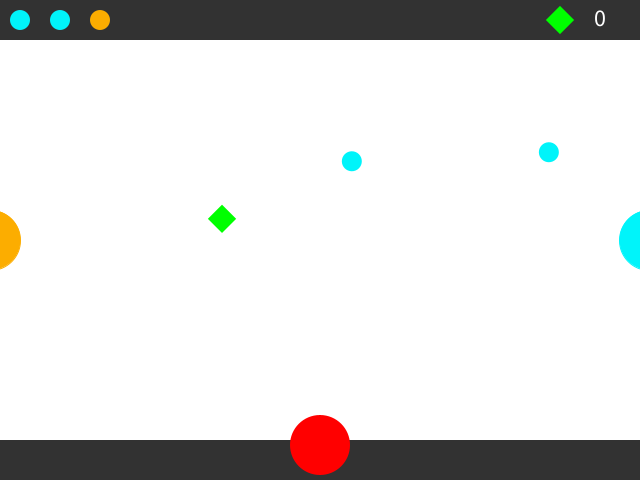
Frame 1 (no input)
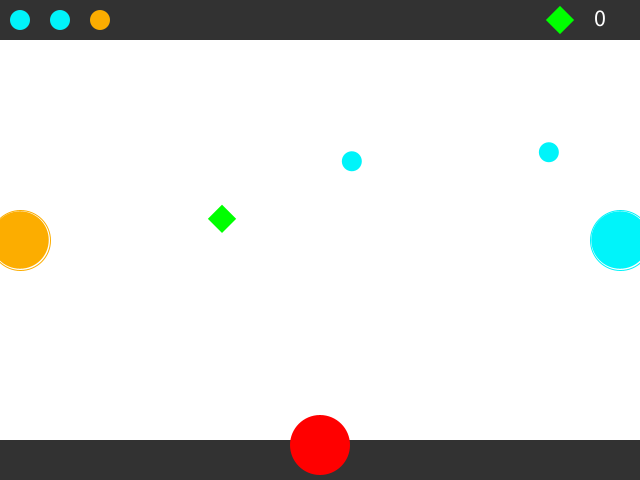
Frame 60 (the mouse pressed at the canvas centre just before this capture)
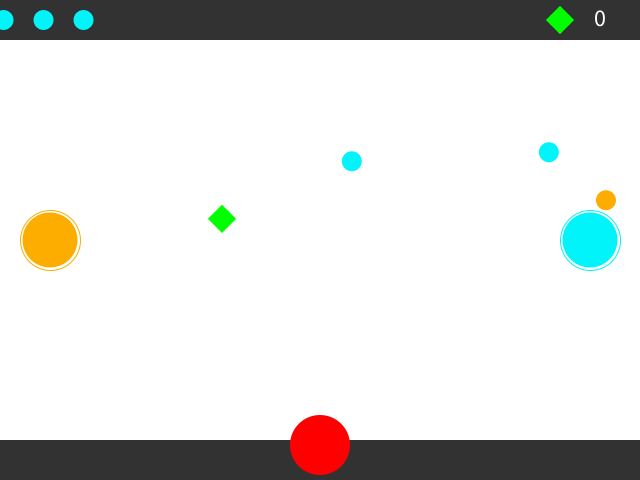
Frame 120 (the mouse held since frame 60 and released just before this capture)

The Processing sketch that drew these frames (run headless with seeded random() and noise(); from frame 60 on, the mouse is pressed at the canvas centre):

// Processing sketch: processing_121168
// ── processing_121168.pde

// land before they run out of fuel
ArrayList<Unit> units = new ArrayList<Unit>();
ArrayList<PVector> supply = new ArrayList<PVector>();
PVector mpos = new PVector();
boolean flag = false;
PVector star;
int score = 0;
float time = 0;
boolean pressed = false;
int ttype = 2;
int nexttype = 0;
int nexttype1 = 1;
int nexttype2 = 1;
color c1 = color(#00F4FA);
float into = 0.0;

// init
void setup() {
  size(640,480);
  smooth();
  c1 = color(#00F4FA);
  for(int i = 0; i < 2; i++) {
    Unit u = new Unit();
    u.pos = new PVector(-10, height/2);
    u.vel = new PVector(0.5,0);
    if(i==1) {u.pos.x = width+10.0; u.vel.x = -0.5;}
    u.type = i;
    units.add(u);
  }
  for(int i = 0; i < 4; i ++) {
    int t = 0;
    if(random(1) < 0.5) t = 1;
    PVector s = new PVector(random(width), random(height),t);
    supply.add(s);
  }
  star = new PVector(random(width), random(height));
  time = millis();
  
}


// update
void draw() {
  mpos = new PVector(mouseX, mouseY);
  background(255);
  if(units.size() == 1) units = new ArrayList<Unit>();
  // add fuel
  if(millis() - time > 3000) {
    PVector s = new PVector(random(width), random(50,height-50),nexttype);
    boolean uhoh = false;
    do {
      uhoh = false;
      s = new PVector(random(width), random(50,height-50),nexttype);
      for(PVector q : supply) {
        if(s.dist(q) < 40) {uhoh = true; break;}
      }
    } while(uhoh);
    nexttype = nexttype1;
    nexttype1 = nexttype2;
    nexttype2 = 0;
    if(random(1) < 0.5) nexttype2 = 1;
    supply.add(s);
    time = millis();
    into = 40.0;
  }
  
  // update missiles
  for(int i = units.size()-1; i >= 0; i--) {
    Unit u = units.get(i);
    u.update();
    u.draw();
    for(int j = supply.size() - 1; j >= 0; j--) {
      PVector s = supply.get(j);
      if(s.dist(u.pos) < u.r + 10) {
        if(u.type == int(s.z)) {
          u.fuel += 30.0;
        } else {
          u.fuel -= 20.0;
          u.hitv = 255.0;
        }
        supply.remove(j);
      }
      if(ttype == u.type || ttype == 2) {
        if(u.pos.dist(star) < u.rr+20) {
          star = new PVector(random(width), random(50,height-50));
          u.gotv = 255.0;
          ttype = 2;
          if(random(1) < 0.0) {
            ttype = 0;
            if(random(1) < 0.5) ttype = 1;
          }
          score++;
        }
      }
    }
    // collision
//    for(int j = units.size()-1; j > i; j--) {
//      if(i!=j) {
//        Unit o = units.get(j);
//        if(o.pos.dist(u.pos) < o.rr + u.rr && !o.pos.equals(u.pos) && o.init && u.init) {
//          units.remove(j);
//          units.remove(i);
//          break;
//        }
//      }
//    }
  }
  for(int i = units.size()-1; i >= 0; i--) {
    Unit u = units.get(i);
    if(u.fuel <= 0) units.remove(i);
  }
  for(int i = supply.size() - 1; i >= 0; i--) {
    PVector s = supply.get(i);
    ellipseMode(CENTER);
    fill(#FCAD00);
    if(s.z == 1.0) fill(c1);
    stroke(0); noStroke();
    ellipse(s.x, s.y, 20,20);
  }
  
  
  pushMatrix();
  translate(star.x,star.y);
  rotate(PI/4);
  rectMode(CENTER);
  fill(0,255,0);
  if(ttype == 0) fill(#FCAD00);
  if(ttype == 1) fill(c1); 
  rect(0,0,20,20);
  popMatrix();
  // border
  fill(50); noStroke();
  rectMode(CORNER);
  rect(0,height-40,width,40);
  // equals button
  fill(255,0,0);
  noStroke();
  if(mpos.dist(new PVector(width/2, height - 50)) < 30) {
//    fill(155,0,0);
    stroke(50);
    strokeWeight(2.0);
    // equals
    if(mousePressed && !pressed) {
      float totalfuel = 0.0;
      fill(100,0,0);
      for(Unit u : units) {
        totalfuel+=u.fuel;
      }
      totalfuel /= 2;
      totalfuel *= 0.95;
      for(Unit u : units) {
        u.fuel = totalfuel;
      }
      pressed = true;
    }
  }
  ellipse(width/2, height-35,60,60);
  if(!mousePressed) pressed = false;
  
  textAlign(CENTER,CENTER);
  textSize(36);
  fill(0);
  
//  text("=",width/2, height-60);
  
  // timer
//  float percent = (millis()-time) / 5000.0;
//  rectMode(CENTER);
//  noStroke();
//  fill(#FCAD00);
//  if(nexttype == 1) fill(c1);
//  rect(width/2, 20, 100*(1.0-percent), 10);
//  noFill();
//  stroke(0);
//  rect(width/2, 20, 100, 10);


  fill(50); noStroke();
  rectMode(CORNER);
  rect(0,0,width,40);
  noStroke();
  into -= 0.5;
  if(into<0.0) into = 0.0;
  fill(#FCAD00);
  if(nexttype2 == 1) fill(c1);
  ellipse(20-into,20,20,20);
  fill(#FCAD00);
  if(nexttype1 == 1) fill(c1);
  ellipse(60-into,20,20,20);
  fill(#FCAD00);
  if(nexttype == 1) fill(c1);
  ellipse(100-into,20,20,20);
  
  
  pushMatrix();
  translate(width-80,20);
  rotate(PI/4);
  rectMode(CENTER);
  fill(0,255,0);
  if(ttype == 0) fill(#FCAD00);
  if(ttype == 1) fill(c1); 
  rect(0,0,20,20);
  popMatrix();
  textSize(24);
  fill(255);
  textAlign(CENTER,CENTER);
  text(str(score),width-40,17);
  
  if(units.size() == 0) {
    fill(0);
    textSize(48);
    text("Game Over", width/2, height/2);
    if(mousePressed) reset();
    textSize(14);
    text("click to try again", width/2, height/2 + 50);
  }
  
}



// reset
void reset() {
  score = 0;
 units = new ArrayList<Unit>();
 c1 = color(#00F4FA);
  for(int i = 0; i < 2; i++) {
    Unit u = new Unit();
    u.pos = new PVector(-10, height/2);
    u.vel = new PVector(0.5,0);
    if(i==1) {u.pos.x = width+10.0; u.vel.x = -0.5;}
    u.type = i;
    units.add(u);
  }
  supply = new ArrayList<PVector>();
  for(int i = 0; i < 4; i ++) {
    int t = 0;
    if(random(1) < 0.5) t = 1;
    PVector s = new PVector(random(width), random(height),t);
    supply.add(s);
  }
  star = new PVector(random(width), random(height));
  time = millis();
}


// unit object
class Unit {
  
  float r = 10.0;
  float rr = 0.0;
  float fuel = 100.0;
  PVector pos = new PVector();
  PVector vel = new PVector();
  boolean dragged = false;
  boolean init = false;
  int type = 0;
  float hitv = 0.0;
  float gotv = 0.0;
  ArrayList<PVector> path = new ArrayList<PVector>();
  
  Unit() {
  }
  
  void update() {
    fuel -= 0.07;
    if(fuel > 100.0) fuel = 100.0;
    hitv -= 5.0;
    if(hitv < 0) hitv = 0.0;
    gotv -= 5.0;
    if(gotv < 0) gotv = 0.0;
    // start drag
    if(mousePressed && mpos.dist(pos) < 30 && !flag) {
      flag = true;
      dragged = true;
      path = new ArrayList<PVector>();
    }
    if(path.size() > 0) {
      if(mousePressed && mpos.dist(path.get(path.size()-1)) < 30 && !flag) {
        flag = true;
        dragged = true;
      }
    }
    // undrag
    if(!mousePressed) {
      flag = false;
      dragged = false;
    }
    // drag
    if(dragged) {
      if(path.size() > 0) {
        PVector p = path.get(path.size()-1).get();
        if(mpos.dist(p) > 4) {
          path.add(mpos.get());
        }
      } else {
        path.add(mpos.get());
      }
    }
    // move toward path
    if(path.size() >= 1) {
      vel = path.get(0).get();
      vel.sub(pos);
      vel.normalize();
      vel.mult(0.5);
      pos.add(vel);
      // get there
      if(pos.dist(path.get(0).get()) < r) {
        path.remove(0);
      }
    } else {
      pos.add(vel);
    }
    // bounce
    if(init) {
      int fff = 0;
      if(pos.x < 0-fff*r || pos.x > width + fff*r) {pos.x = constrain(pos.x, -fff*r, width+fff*r); vel.x *= -1;}
      fff = -4;
      if(pos.y < 0-fff*r || pos.y > height + fff*r) {pos.y = constrain(pos.y, -fff*r, height+fff*r); vel.y *= -1;}
    }
    // in screen
    if(pos.x > 0 && pos.x < width && pos.y > 0 && pos.y < height) init = true;
    
  }
  
  void draw() {
    pushStyle();
    noFill();
    color c = color(#FCAD00);
    if(type == 1) c = c1;
    if(type == 3) c = color(#00FCA2);
    fill(c);
    stroke(0);
    strokeWeight(3.0);
//    ellipse(pos.x, pos.y, r*2, r*2);
    popStyle();
    // path
    if(path.size() > 0) {
      pushStyle();
      noFill();
      stroke(0,100);
      strokeWeight(1.0);
      beginShape();
      vertex(pos.x,pos.y);
      for(PVector p : path) {
        vertex(p.x,p.y);
      }
      endShape();
      popStyle();
      pushStyle();
      noFill();
      stroke(0);
      strokeWeight(3.0);
      ellipse(path.get(path.size()-1).x,path.get(path.size()-1).y, 5,5);
      popStyle();
    }
    // fuel
    rectMode(CORNER);
    strokeWeight(1.0);

//    noStroke();
//    fill(0,255,0);
//    rect(pos.x - 20, pos.y - r*2 - 5, 40*fuel/100.0,5);
//    fill(0,0); stroke(0); strokeWeight(1.0);
//    rect(pos.x - 20, pos.y - r*2 - 5, 40,5);

    rr = 0.0;
    rr = (-30 + sqrt(30*30 + 4*fuel/100*675))/2;
    rr+=15;
    
//    fill(c); noStroke();
//    ellipse(pos.x,pos.y,rr,rr);
//    fill(0); noStroke();
//    ellipse(pos.x,pos.y,15,15);
//    stroke(0,100);
//    noFill();
//    ellipse(pos.x,pos.y,30,30);

    //
    rr = sqrt(fuel*30*30/100.0);
    rr = 30*fuel/100.0;
    fill(c); noStroke();
    ellipse(pos.x, pos.y, rr*2, rr*2);
    stroke(c);
    noFill();
    ellipse(pos.x, pos.y, 60,60);
    
    strokeWeight(3.0);
    stroke(255,0,0,hitv);
    ellipse(pos.x,pos.y,60,60);
    stroke(0,255,0,gotv);
    ellipse(pos.x,pos.y,60,60);
  }
  
};
